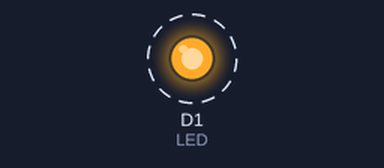
Recording of a sketch running on a simulated ESP8266 (NodeMCU). On the bench: output pins drawn as LEDs (lit = HIGH). Dashed ring = blinking. What the sketch prints to the serial monitor is not drawn.

Above: at 0.5 s.
Timing chart, 0 to 4.6 s (numbered marks = the images above):
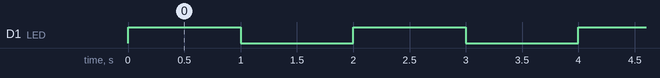

The sketch:

led_blinking.ino
```cpp
/* IoT Full-Stack Course
   Embedded systems track
   Ex.1 Blinking
   By. Eng/Marco M. Kaldas
*/

int LED = D1;  // Digital pin GPIO5

void setup() {
  Serial.begin(115200);
  Serial.println("Example:1 - Blinking LED");
  pinMode(LED, OUTPUT);  // declare LED as output
}

void loop() {
  digitalWrite(LED, HIGH);
  delay(1000);
  digitalWrite(LED, LOW);
  delay(1000);
}
```

Measured:
- by itself, D1 (LED): alternates HIGH for 1.0 s and LOW for 1.0 s
